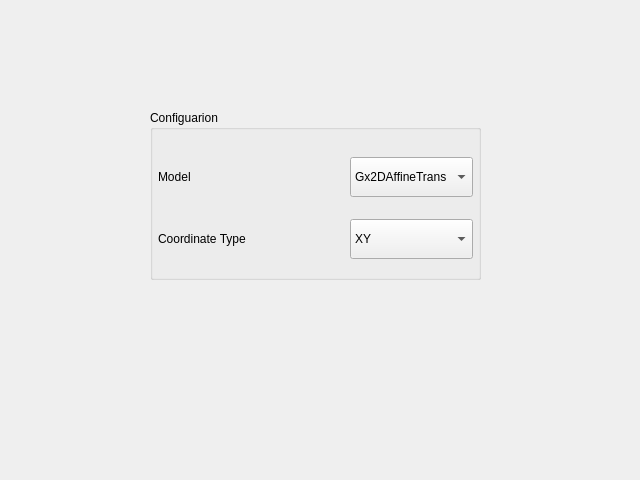
<?xml version="1.0" encoding="UTF-8"?>
<ui version="4.0">
 <class>AffineTransForm</class>
 <widget class="QWidget" name="AffineTransForm">
  <property name="geometry">
   <rect>
    <x>0</x>
    <y>0</y>
    <width>640</width>
    <height>480</height>
   </rect>
  </property>
  <property name="windowTitle">
   <string>Form</string>
  </property>
  <widget class="QGroupBox" name="groupBox_Congfiguation">
   <property name="geometry">
    <rect>
     <x>150</x>
     <y>110</y>
     <width>331</width>
     <height>170</height>
    </rect>
   </property>
   <property name="title">
    <string>Configuarion</string>
   </property>
   <layout class="QGridLayout" name="gridLayout_3" rowstretch="1,0">
    <property name="leftMargin">
     <number>5</number>
    </property>
    <property name="topMargin">
     <number>10</number>
    </property>
    <property name="rightMargin">
     <number>5</number>
    </property>
    <property name="bottomMargin">
     <number>0</number>
    </property>
    <property name="horizontalSpacing">
     <number>0</number>
    </property>
    <property name="verticalSpacing">
     <number>5</number>
    </property>
    <item row="0" column="0">
     <widget class="QLabel" name="label_12">
      <property name="sizePolicy">
       <sizepolicy hsizetype="Preferred" vsizetype="Preferred">
        <horstretch>0</horstretch>
        <verstretch>0</verstretch>
       </sizepolicy>
      </property>
      <property name="text">
       <string>Model</string>
      </property>
     </widget>
    </item>
    <item row="0" column="2">
     <widget class="QComboBox" name="comboBox_Model">
      <property name="sizePolicy">
       <sizepolicy hsizetype="Preferred" vsizetype="Fixed">
        <horstretch>0</horstretch>
        <verstretch>0</verstretch>
       </sizepolicy>
      </property>
      <property name="minimumSize">
       <size>
        <width>0</width>
        <height>25</height>
       </size>
      </property>
      <property name="maximumSize">
       <size>
        <width>16777215</width>
        <height>40</height>
       </size>
      </property>
      <item>
       <property name="text">
        <string>Gx2DAffineTrans</string>
       </property>
      </item>
     </widget>
    </item>
    <item row="1" column="0" colspan="2">
     <widget class="QLabel" name="label_13">
      <property name="sizePolicy">
       <sizepolicy hsizetype="Preferred" vsizetype="Preferred">
        <horstretch>0</horstretch>
        <verstretch>0</verstretch>
       </sizepolicy>
      </property>
      <property name="text">
       <string>Coordinate Type</string>
      </property>
     </widget>
    </item>
    <item row="1" column="2">
     <widget class="QComboBox" name="comboBox_CoordType">
      <property name="sizePolicy">
       <sizepolicy hsizetype="Preferred" vsizetype="Fixed">
        <horstretch>0</horstretch>
        <verstretch>0</verstretch>
       </sizepolicy>
      </property>
      <property name="minimumSize">
       <size>
        <width>0</width>
        <height>25</height>
       </size>
      </property>
      <property name="maximumSize">
       <size>
        <width>16777215</width>
        <height>40</height>
       </size>
      </property>
      <item>
       <property name="text">
        <string>XY</string>
       </property>
      </item>
      <item>
       <property name="text">
        <string>BL</string>
       </property>
      </item>
     </widget>
    </item>
   </layout>
  </widget>
 </widget>
 <resources/>
 <connections/>
</ui>
